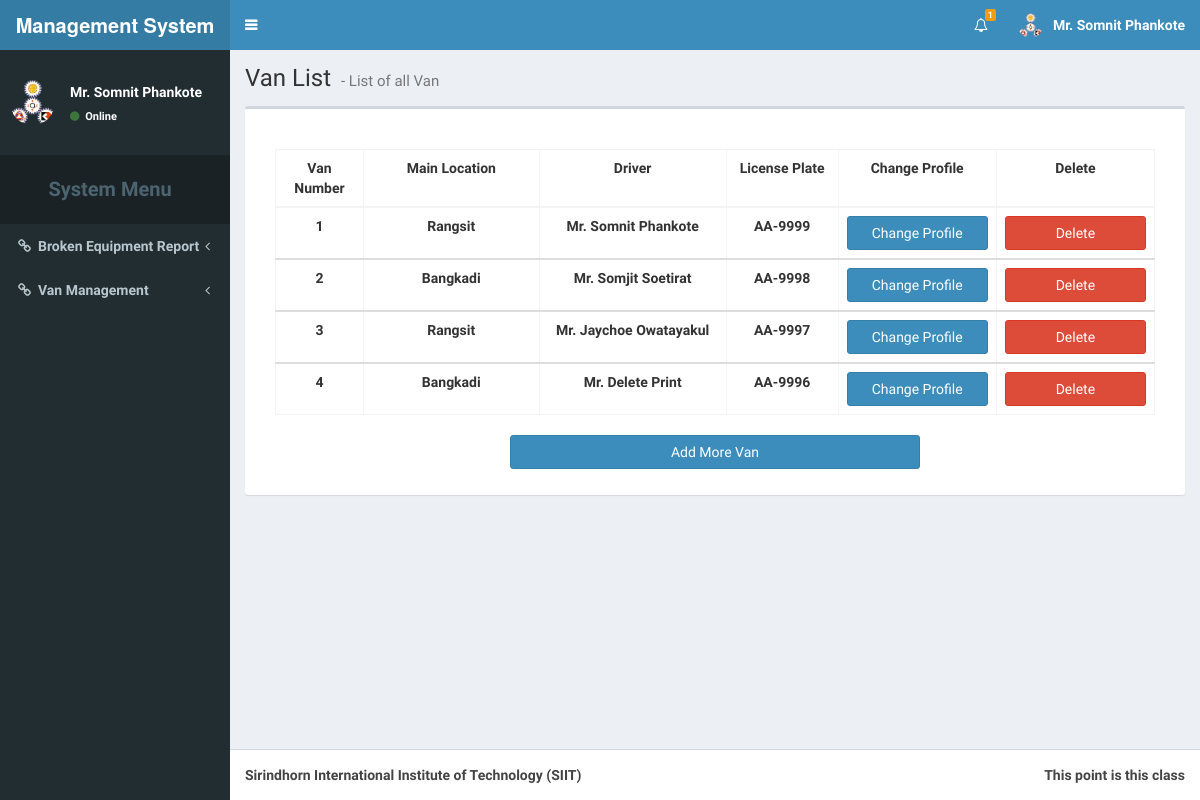
/admin.php (signed in), run on the app's committed database.
### tables this page shows
CREATE TABLE `van` (
  `van_no` int(11) NOT NULL AUTO_INCREMENT,
  `location` varchar(255) NOT NULL DEFAULT 'Rangsit',
  `status` varchar(255) NOT NULL DEFAULT 'Free',
  `driver_no` int(11) NOT NULL COMMENT 'driver_no = memer_no (membr table)',
  `current_location` varchar(255) NOT NULL DEFAULT 'Rangsit',
  `request_by` varchar(255) NOT NULL DEFAULT 'No requested',
  `van_license_plate` varchar(50) DEFAULT NULL,
  PRIMARY KEY (`van_no`)
);

CREATE TABLE `member` (
  `member_id` int(11) NOT NULL AUTO_INCREMENT,
  `full_name` varchar(255) DEFAULT NULL,
  `username` varchar(255) DEFAULT NULL,
  `password` varchar(255) DEFAULT NULL,
  `email` varchar(255) DEFAULT NULL,
  `member_tier` varchar(255) DEFAULT 'Normal User',
  PRIMARY KEY (`member_id`)
);

### admin.php (the view, shortened to what this page needs)
<!DOCTYPE html>
<?php
require_once('connect.php');
?>
<html>
<head>
  <link rel="stylesheet" href="bootstrap/css/bootstrap.css">
  <link rel="stylesheet" href="https://cdnjs.cloudflare.com/ajax/libs/font-awesome/4.5.0/css/font-awesome.min.css">
  <link rel="stylesheet" href="https://cdnjs.cloudflare.com/ajax/libs/ionicons/2.0.1/css/ionicons.min.css">
  <link rel="stylesheet" href="dist/css/AdminLTE.css">
  <link rel="stylesheet" href="dist/css/skins/skin-blue.css">
</head>
<body class="hold-transition skin-blue sidebar-mini">
<div class="wrapper">
  <header class="main-header">
    <a href="/Senior_Project" class="logo">
      <span class="logo-lg"><b>Management System<b></span>
    </a>
    <nav class="navbar navbar-static-top" role="navigation">
      <a href="#" class="sidebar-toggle" data-toggle="offcanvas" role="button">
      </a>
      <div class="navbar-custom-menu">
        <ul class="nav navbar-nav">
          <?php
            if(isset($_SESSION['tier'])){
          ?>
          <li class="dropdown notifications-menu">
          <a href="#" class="dropdown-toggle" data-toggle="dropdown">
            <i class="fa fa-bell-o"></i>
            <span class="label label-warning">1</span>
          </a>
          </li>
          <?php
            if($_SESSION['tier'] == 'Admin'){
          ?>
          <li class="dropdown user user-menu">
            <a href="#" class="dropdown-toggle" data-toggle="dropdown">
              <img src="dist/img/user2-160x160.gif" class="user-image" alt="User Image">
              <span class="hidden-xs"><?php echo $_SESSION['fname']; ?></span>
            </a>
            <ul class="dropdown-menu">
              <li class="user-header">
                <img src="dist/img/user2-160x160.gif" class="img-circle" alt="User Image">
                <p>
                  <?php echo $_SESSION['fname']; ?> - Ground Division Member
                  <small>Member since Nov. 2012</small>
                </p>
              </li>
              <li class="user-body">
                <div class="row">
                  <div class="col-xs-4 text-center">
                    <a href="member.php?mode=0">History</a>
                  </div>
                  <div class="col-xs-4 text-center">
                    <a href="member.php?mode=1">Request</a>
                  </div>
                  <div class="col-xs-4 text-center">
                    <a href="member.php?mode=2">Confirm</a>
                  </div>
                </div>
              </li>
              <li class="user-footer">
                <div class="pull-left">
                  <form action="profile.php" method="post">
                    <input type="submit" class="btn btn-default btn-flat" value="Profile" />
                      <input type="hidden" name="full_name" value=<?php echo $_SESSION['fname']; ?> >
                      <input type="hidden" name="username" value=<?php echo $_SESSION['user_name']; ?> >
                      <input type="hidden" name="password" value=<?php echo $_SESSION['user_pass']; ?> >
                      <input type="hidden" name="email" value=<?php echo $_SESSION['e_mail']; ?> >
                      <input type="hidden" name="user_tier" value=<?php echo $_SESSION['tier']; ?> >
                  </form>
                </div>
                <div class="pull-right">
                  <a href="logout.php" class="btn btn-default btn-flat">Log Out</a>
                </div>
              </li>
            </ul>
          </li>
          <?php
            }
            else{
          ?>
          <li class="dropdown user user-menu">
            <a href="#" class="dropdown-toggle" data-toggle="dropdown">
              <img src="dist/img/user2-160x160.gif" class="user-image" alt="User Image">
              <span class="hidden-xs"><?php echo $_SESSION['fname']; ?></span>
            </a>
          </li>
          <?php
            }
          ?>
          <?php
            }
            else{
          ?>
          <li><a href="login.php">Log-in</a></li>
          <?php
            }
          ?>
        </ul>
      </div>
    </nav>
  </header>
  <aside class="main-sidebar">
    <section class="sidebar">
      <div class="user-panel" style="margin-top:20px">
        <?php
          if(!isset($_SESSION['tier'])){
        ?>
        <center>
          <p><font color="white" size="5">Welcome Guest</font></p>
        </center>
        <?php
          }
          else{
        ?>
        <div class="pull-left image">
          <img src="dist/img/user2-160x160.gif" class="img-circle" alt="User Image">
        </div>
        <div class="pull-left info">
          <p><?php echo $_SESSION['fname']; ?></p>
          <a href="#"><i class="fa fa-circle text-success"></i> Online</a>
        </div>
        <?php
          }
        ?>
      </div>
      <ul class="sidebar-menu">
        <li class="header"
            style="margin-top:20px;padding-top:20px;padding-bottom:20px;font-size:20px"
        >
        <center>System Menu</center></li>
        <li class="treeview">
          <a href="#"><i class="fa fa-link"></i><span>Broken Equipment Report</span>
            <span class="pull-right-container">
              <i class="fa fa-angle-left pull-right"></i>
            </span>
          </a>
        </li>
        <li class="treeview">
          <a href="vanindex.html"><i class="fa fa-link"></i><span>Van Management</span>
            <span class="pull-right-container">
              <i class="fa fa-angle-left pull-right"></i>
            </span>
          </a>
        </li>
      </ul>
    </section>
  </aside>
  <div class="content-wrapper">
    <section class="content-header">
      <?php
        if($_GET['mode'] == 0){
      ?>
        <h1>
        Van List
        <small>- List of all Van</small>
        </h1>
      <?php
        }else if($_GET['mode'] == 1){
      ?>
        <h1>
        User List
        <small>- List of all users </small>
        </h1>
      <?php
        }
      ?>
    </section>
    <section class="content">
      <?php
        if($_GET['mode'] == 0){
      ?>
      <div class="box" style="padding-bottom:30px;padding-left:30px;padding-right:30px;padding-bottom:60px">
        <table id="example2" class="table table-bordered table-hover" style="width:100%;margin-top:40px" align="center">
        <thead>
        <tr>
        <td style="text-align:center;width:10%">Van Number</td>
        <td style="text-align:center;width:20%">Main Location</td>
        <td style="text-align:center">Driver</td>
        <td style="text-align:center">License Plate</td>
        <td style="text-align:center">Change Profile</td>
        <td style="text-align:center">Delete</td>
        </tr>
      </thead>
      <?php
      $q = 'SELECT * FROM van, driver, member WHERE van.driver_no = driver.driver_no AND
                                                    driver.member_id = member.member_id;';
      $res = $db -> query($q);
      while($row = $res -> fetch_array()){
      ?>
      <tbody>
          <tr>
          <td style="text-align:center"><?php echo $row['van_no']; ?></td>
          <td style="text-align:center"><?php echo $row['location']; ?></td>
          <td style="text-align:center"><?php echo $row['full_name']; ?></td>
          <td style="text-align:center"><?php echo $row['van_license_plate']; ?></td>
          <td style="text-align:center;width:18%;">
            <form id="prof_form" action="profile.php" method="post">
                <input type="submit" class="btn btn-block btn-primary" value="Change Profile">
            </form>
          </td>
          <th style="text-align:center;width:18%;">
            <form action="delete.php" method="post">
              <button type="submit" class="btn btn-block btn-danger">
                Delete
              </button>
            </form>
          </th>
          </tr>
      </tbody>
      <?php
      }
      ?>
      </table>
      <div  class="col-md-3"></div>
      <div  class="col-md-6">
        <form action="add.php" method="post">
          <button type="submit" class="btn btn-block btn-primary">Add More Van</button>
        </form>
      </div>
    </div>
      <?php
        }else if($_GET['mode'] == 1){
      ?>
        <div class="box" style="padding-bottom:30px;padding-left:30px;padding-right:30px;padding-bottom:60px">
          <table id="example2" class="table table-bordered table-hover" style="width:100%;margin-top:40px" align="center">
            <thead>
              <tr>
                <td style="text-align:center;width:10%">User ID</td>
                <td style="text-align:center;width:20%">Username</td>
                <td style="text-align:center;width:20%">E-mail</td>
                <td style="text-align:center;width:20%">Role</td>
                <td style="text-align:center;width:20%">Change Profile</td>
                <td style="text-align:center;width:20%">Delete</td>
              </tr>
            </thead>
            <?php
              $q = 'SELECT * FROM member';
              $res = $db -> query($q);
              while($row = $res -> fetch_array()){
            ?>
            <tr>
              <td style="text-align:center"><?php echo $row['member_id']; ?></td>
              <td style="text-align:center"><?php echo $row['username']; ?></td>
              <td style="text-align:center"><?php echo $row['email']; ?></td>
              <td style="text-align:center"><?php echo $row['member_tier']; ?></td>
              <td style="text-align:center">
                <form id="prof_form" action="profile.php" method="post">
                    <input type="hidden" name="mode" value=0 >
                    <input type="hidden" name="id" value=<?php echo $row['member_id']; ?> >
                    <input type="hidden" name="full_name" value="<?php echo $row['full_name']; ?>" >
                    <input type="hidden" name="username" value=<?php echo $row['username']; ?> >
                    <input type="hidden" name="password" value=<?php echo $row['password']; ?> >
                    <input type="hidden" name="email" value=<?php echo $row['email']; ?> >
                    <input type="hidden" name="user_tier" value="<?php echo $row['member_tier']; ?>" >
                    <input type="submit" class="btn btn-block btn-primary" value="Change Profile">
                </form>
              </td>
              <th style="text-align:center;width:18%;">
                <form action="delete.php" method="post">
                  <input type="hidden" name="mode" value=0 >
                  <input type="hidden" name="id" value=<?php echo $row['member_id'];?>>
                  <button type="submit" class="btn btn-block btn-danger">
                    Delete
                  </button>
                </form>
              </th>
            </tr>
            <?php
              }
            ?>
          </table>
        </div>
      <?php
        }
      ?>
    </section>
  </div>
  <footer class="main-footer">
    <div class="pull-right hidden-xs">
      This point is this class
    </div>
    <strong>Sirindhorn International Institute of Technology (SIIT)</strong>
  </footer>
</div>
</body>
</html>

### data on the page
van: van_no "1", location "Rangsit", member.full_name "Mr. Somnit Phankote", van_license_plate "AA-9999"
van: van_no "2", location "Bangkadi", member.full_name "Mr. Somjit Soetirat", van_license_plate "AA-9998"
van: van_no "3", location "Rangsit", member.full_name "Mr. Jaychoe Owatayakul", van_license_plate "AA-9997"
van: van_no "4", location "Bangkadi", member.full_name "Mr. Delete Print", van_license_plate "AA-9996"

### other printed values
$_SESSION['fname'] "Mr. Somnit Phankote"
